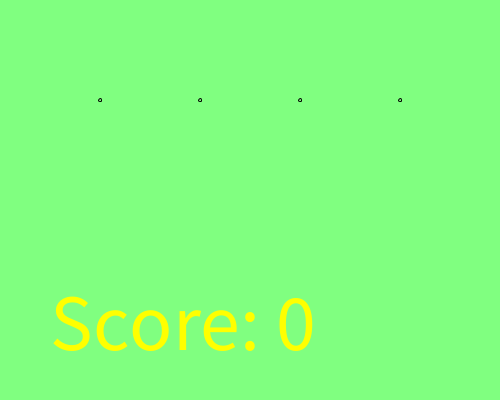
Frame 1 (no input)
Frame 60 (the mouse pressed at the canvas centre just before this capture): identical to frame 1, image omitted
Frame 120 (the mouse held since frame 60 and released just before this capture): identical to frame 1, image omitted

The Processing sketch that drew this single still picture (run headless with seeded random() and noise(); from frame 60 on, the mouse is pressed at the canvas centre):

// Processing sketch: step02_2_farmer_different_score
// ── step02_2_farmer_different_score.pde
//Q1: 有個菜園,mouse點擊,可以把菜收成。
//Q2: 要能知道收成幾顆菜
int []vegaAge={-1,-1,-1,-1};//-1:empty, 0:baby, 1: child, 2: young, 3: good, 4: dead   除以10
void setup(){
  size(500,400);
}
void draw(){
  background(128,255,128);
  fill(255,255,0); textSize(80); text("Score: " + score , 50, 350);  
  for(int i=0; i<4; i++){
    
    if(vegaAge[i]<0){ noFill(); ellipse( 100+i*100, 100, 3,3); }//empty
    else if(vegaAge[i]<10){ fill(255); ellipse( 100+i*100, 100, 30,30); }
    else if(vegaAge[i]<20){ fill(#AFFFBE); ellipse( 100+i*100, 100, 40,40); }
    else if(vegaAge[i]<30){ fill(#77AF81); ellipse( 100+i*100, 100, 50,50); }
    else if(vegaAge[i]<40){ fill(#E9FF6F); ellipse( 100+i*100, 100, 60,60); }
    else  { fill(0); ellipse( 100+i*100, 100, 60,60); }
    if(frameCount%6==0 && vegaAge[i]>=0) vegaAge[i]++; // 0,1,2.... 60=1秒
  }
}
int score=0;
void mousePressed(){// LEFT種, RIGHT採收/算分數
  if(mouseButton==LEFT){
    for(int i=0; i<4; i++){//空地才能重
      if( vegaAge[i]==-1 && dist(mouseX,mouseY, 100+i*100, 100) < 30 ) vegaAge[i]=0; 
    }
  }else if(mouseButton==RIGHT){//右鍵採收
    for(int i=0; i<4; i++){
      if(dist(mouseX,mouseY, 100+i*100, 100) < 30 ){ 
        if(vegaAge[i]<0) score+=0;//空地不能收
        else if(vegaAge[i]<10) score+=5;//baby
        else if(vegaAge[i]<20) score+=10;//child
        else if(vegaAge[i]<30) score+=50;//young
        else if(vegaAge[i]<40) score+=100;//good
        else score-=100;//bad!! too old
        vegaAge[i]=-1; 
      }
    }
  }
}
